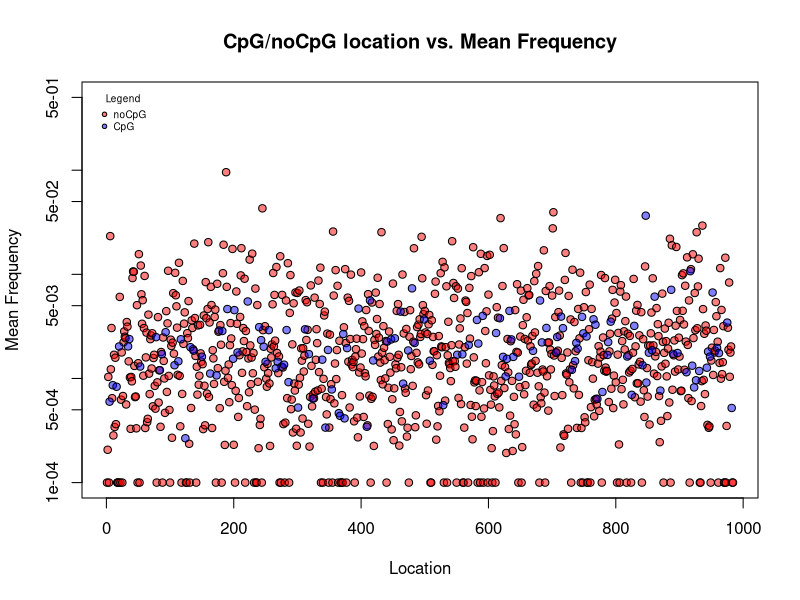

This chart was generated by the following R code:
read.csv("OverviewSelCoeff_BachelerFilter.csv")->HIVdata
print(HIVdata)

#Identify noCpG sites
which(HIVdata$makesCpG=="0")->noCpG
print(noCpG)
#Identify CpG sites
which(HIVdata$makesCpG=="1")->CpG

#Identify mean frequency in association with noCpG sites
HIVdata[noCpG,"MeanFreq"]->Freq
#Identify mean frequency in association with CpG sites
HIVdata[CpG,"MeanFreq"]->Freq2



#Making a plot of mean frequency vs. CpG/nonCpG location
plot(noCpG, Freq+0.0001, ylim=c(0.0001,0.5), log = "y", col="black",pch=21.25, bg=rgb(1,0,0,0.5), main="CpG/noCpG location vs. Mean Frequency", xlab = "Location", ylab = "Mean Frequency")
 
#Overlapping the two graphs
points(CpG, Freq2+0.0001, col="black",pch=21.25, bg=rgb(0,0,1,0.5))



#legend with circle instead of line  
legend("topleft",c("noCpG","CpG"),cex=0.6, 
      col ="black",bg=c(rgb(1,0,0,0.5),rgb(0,0,1,0.5)),bty="n",
       title="Legend",inset=.02,pch =21,pt.bg = c(rgb(1,0,0,0.5),rgb(0,0,1,0.5)))

